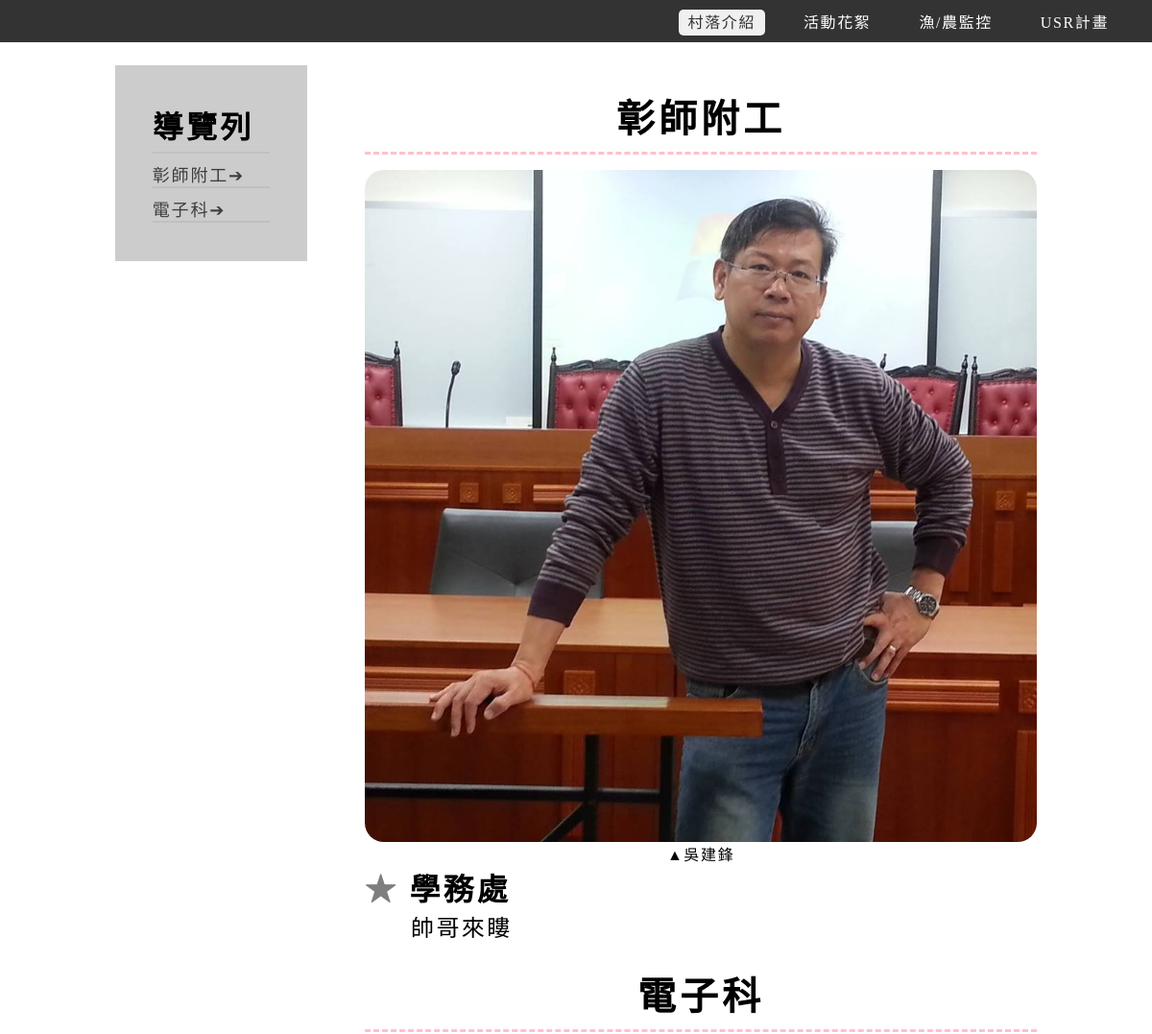
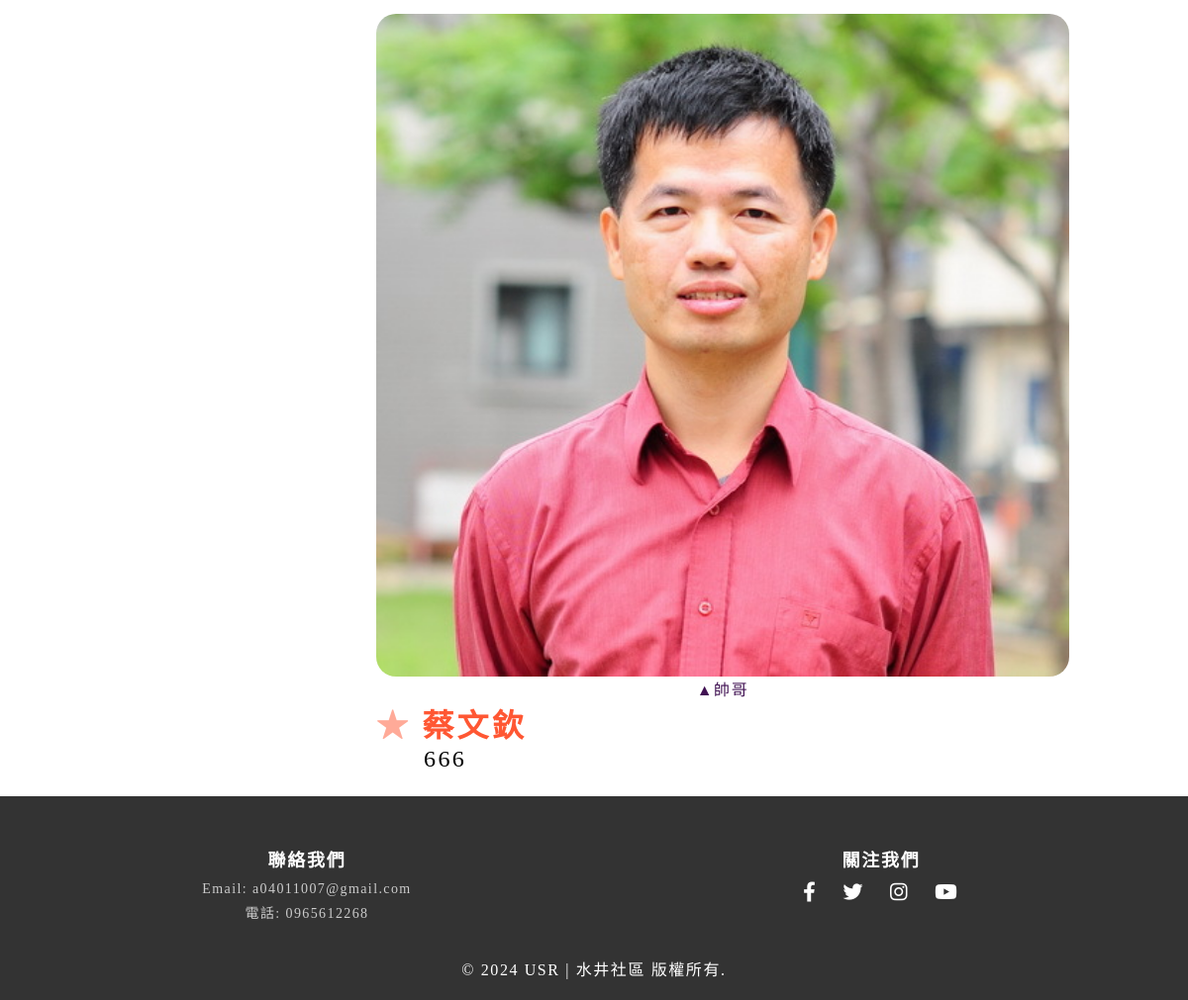
/detail/, run on the app's committed database (2 pictures, top to bottom).
### detail/models.py (models this page shows, shortened)
class Post(models.Model):
    title = models.CharField(max_length=10, verbose_name="大標題")
    class Meta:
        verbose_name = _("村落簡介")
        verbose_name_plural = _("村落簡介")

class DetailContent(models.Model):
    post = models.ForeignKey(Post, related_name='contents', on_delete=models.CASCADE, verbose_name="新增段落")
    subTitle = models.CharField(max_length=10, blank=True, null=True, verbose_name="(選填)副標題")
    subTitle_color = RGBColorField(default='#000000', blank=True, null=True, verbose_name="(選填)副標題字體顏色", help_text="請輸入十六進制顏色代碼，例如：#FF5733")
    image = models.ImageField(upload_to='images/', blank=True, null=True, verbose_name="(選填)圖片")
    image_description = models.CharField(max_length=20, blank=True, null=True, verbose_name="(選填)圖片簡介")
    image_description_color = RGBColorField(default='#000000', blank=True, null=True, verbose_name="(選填)圖片介紹字體顏色", help_text="請輸入十六進制顏色代碼，例如：#FF5733")
    text = models.TextField(blank=True, null=True, verbose_name="(選填)內容段落")

### main/models.py (models this page shows, shortened)
class Content(models.Model):
    background_image = models.ImageField(upload_to='background')
    icon_img = models.ImageField(upload_to='icon', blank=True)
    web_title = models.CharField(max_length=10)
    title1 = models.CharField(max_length=200)
    title2 = models.CharField(max_length=200)
    title3 = models.CharField(max_length=200)
    title4 = models.CharField(max_length=200)
    email = models.EmailField(blank=True, help_text="電子郵件地址")
    tel = models.CharField(
        max_length=10,
        help_text="電話號碼格式：09xx-xxx-xxx",
        blank=True
    )
    facebook = models.URLField(
        max_length=200,
        help_text="請輸入Facebook連結",
        blank=True
    )
    twitter = models.URLField(
        max_length=200,
        help_text="請輸入Twitter連結",
        blank=True
    )
    instagram = models.URLField(
        max_length=200,
        help_text="請輸入Instagram連結",
        blank=True
    )
    youtube = models.URLField(
        max_length=200,
        help_text="請輸入YouTube連結",
        blank=True
    )
    class Meta:
        verbose_name = _("村落資訊")
        verbose_name_plural = _("村落基本資訊")

### detail/views.py (the view)
def detail(request):
    posts = Post.objects.all()
    post_details = []
    for post in posts:
        contents = post.contents.all()
        post_details.append({
            'post': post,
            'contents': contents
        })
    print()
    return render(request, "detail.html", {'post_details': post_details})

### main/context_processors.py (called while the page is built)
def site_content(request):
    try:
        content = Content.objects.first()  # 假設只有一個Content實例
    except Content.DoesNotExist:
        content = None
    return {
        'site_content': content,
        "MEDIA_URL" : settings.MEDIA_URL,
    }

### templates/detail.html (shortened to what this page needs)
{% extends 'base.html' %}
{% load static %}
{% block content %}
<div class="detail">
    <aside class="asides">
        <div class="fixed-location">
            <ul>
                <h1>導覽列</h1>
                {% for post_detail in post_details %}
                <li>
                    <a href="#post-{{ forloop.counter }}">{{ post_detail.post.title }}</a>
                </li>
                {% endfor %}
            </ul>
        </div>
    </aside>
    <div>
        {% for post_detail in post_details %}
        <section id="post-{{ forloop.counter }}">
            <p class="title">{{ post_detail.post.title }}</p>
            {% for content in post_detail.contents %}
            <div class="paragraph">
                {% if content.image %}
                <div class="picture">
                    <img src="{{ content.image.url }}" alt="{{ content.image_description }}" />
                    <figcaption  style="color: {{ content.image_description_color }}">{{ content.image_description }}</figcaption>
                </div>
                {% endif %}
                <p style="color: {{ content.subTitle_color }}">{{ content.subTitle }}</p>
                <section>
                    {{ content.text }}
                </section>
            </div>
            {% endfor %}
        </section>
        {% endfor %}
    </div>
</div>
{% endblock %}

### templates/base.html (shortened to what this page needs)
{% load static %}
<!DOCTYPE html>
<html lang="zh-hant">
    <head>
        <link rel="stylesheet"
              href="https://cdnjs.cloudflare.com/ajax/libs/font-awesome/6.2.0/css/all.min.css"
 />
        <link rel="stylesheet" href="{% static 'css/index.css' %}" />
    </head>
    <body>
        <header>
            <nav>
                <ul>
                    <li>
                        <a href="{% url 'detail' %}" id="detail">村落介紹</a>
                    </li>
                    <li>
                        <a href="{% url 'event' %}" id="activity-highlights">活動花絮</a>
                    </li>
                    <li>
                        <a href="/monitoring" id="monitoring">漁/農監控</a>
                    </li>
                    <li>
                        <a href="/usr-plan" id="usr-plan">USR計畫</a>
                    </li>
                </ul>
            </nav>
        </header>
        <main>
            {% block content %}{% endblock %}
        </main>
        <footer>
            <div class="footer-container">
                <div class="footer-contact">
                    <h4>聯絡我們</h4>
                    {% if site_content.email %}<p>Email: {{ site_content.email }}</p>{% endif %}
                    {% if site_content.tel %}<p>電話: {{ site_content.tel }}</p>{% endif %}
                </div>
                <div class="footer-social">
                    <h4>關注我們</h4>
                    {% if site_content.facebook %}
                        <a href="{{ site_content.facebook }}" class="social-icon">
                            <i class="fab fa-facebook-f"></i>
                        </a>
                    {% endif %}
                    {% if site_content.twitter %}
                        <a href="{{ site_content.twitter }}" class="social-icon">
                            <i class="fab fa-twitter"></i>
                        </a>
                    {% endif %}
                    {% if site_content.instagram %}
                        <a href="{{ site_content.instagram }}" class="social-icon">
                            <i class="fab fa-instagram"></i>
                        </a>
                    {% endif %}
                    {% if site_content.youtube %}
                        <a href="{{ site_content.youtube }}" class="social-icon">
                            <i class="fab fa-youtube"></i>
                        </a>
                    {% endif %}
                </div>
            </div>
            <div class="footer-bottom">
                <p>&copy; 2024 {{site_content.web_title}} 版權所有.</p>
            </div>
        </footer>
    </body>
</html>

### static/css/index.css (style rules this page uses)
* { padding: 0; margin: 0; box-sizing: border-box; letter-spacing: 0.1em; }
body header { position: sticky; top: 0; background-color: #333; color: white; padding: 10px 0; z-index: 1000; }
body header nav { display: flex; justify-content: space-between; align-items: center; padding: 0 20px; }
body header nav ul { list-style: none; margin: 0; padding: 0; display: flex; }
body header nav ul li { margin: 0 15px; }
body header nav ul li a { color: white; font-size: 1rem; text-decoration: none; padding: 5px 10px; border-radius: 5px; transition: all 0.2s ease; }
body header nav ul li .active-page { background-color: #f0f0f0; color: #333; pointer-events: none; }
body main .detail { display: flex; justify-content: center; width: 80%; margin: 3vh 10%; }
body main .detail aside { flex: 2; margin-right: 5vw; }
body main .detail aside div { background-color: #cccccc; padding: 2rem; }
body main .detail aside div ul { list-style: none; margin: 5%; }
body main .detail aside div ul h1 { font-size: 2rem; padding-bottom: 5px; border-bottom: 2px solid #c0c0c0; }
body main .detail aside div ul li { margin: 0.5rem 0; border-bottom: 2px solid #c0c0c0; }
body main .detail aside div ul li a { color: rgba(0, 0, 0, 0.7); text-decoration: none; font-size: 1.5vw; transition: all 0.2s ease; }
body main .detail aside div ul li a::after { content: "➔"; }
body main .detail div { flex: 7; }
body main .detail div .title { text-align: center; font-size: 2.5rem; font-weight: bold; padding: 0.5rem 0; margin: 1rem 0; border-bottom: 3px dashed pink; }
body main .detail div .paragraph .picture { display: flex; flex-direction: column; align-items: center; width: 100%; }
body main .detail div .paragraph .picture img { width: 100%; border-radius: 20px; }
body main .detail div .paragraph .picture figcaption { font-size: 1rem; }
body main .detail div .paragraph .picture figcaption::before { content: "▲"; }
body main .detail div .paragraph p { font-size: 2rem; font-weight: bold; }
body main .detail div .paragraph p::before { content: "★ "; opacity: 0.5; }
body main .detail div .paragraph section { font-size: 1.5rem; text-indent: 2em; }
body footer { bottom: 0; width: 100%; background-color: #333; color: #fff; padding: 20px 0; text-align: center; }
body footer .footer-container { display: flex; justify-content: space-around; flex-wrap: wrap; padding: 20px; max-width: 1200px; margin: 0 auto; }
body footer .footer-container .footer-contact, body footer .footer-container .footer-social { flex: 1; margin: 10px; }
body footer .footer-container .footer-contact h4, body footer .footer-container .footer-social h4 { margin-bottom: 10px; font-size: 18px; }
body footer .footer-container .footer-contact p, body footer .footer-container .footer-contact a, body footer .footer-container .footer-social p, body footer .footer-container .footer-social a { margin: 5px 0; font-size: 14px; color: #ccc; text-decoration: none; }
body footer .footer-container .footer-social a { display: inline-block; margin: 0 10px; color: #fff; font-size: 20px; transition: color 0.3s; }

### data on the page
Post: post "彰師附工"
Post: post "電子科"
DetailContent: image (picture), image_description "吳建鋒", subTitle "學務處", text "帥哥來瞜"
DetailContent: image (picture), image_description "帥哥", subTitle "蔡文欽", text "666"
Content: email "a04011007@gmail.com", tel "0965612268", web_title "USR | 水井社區"
